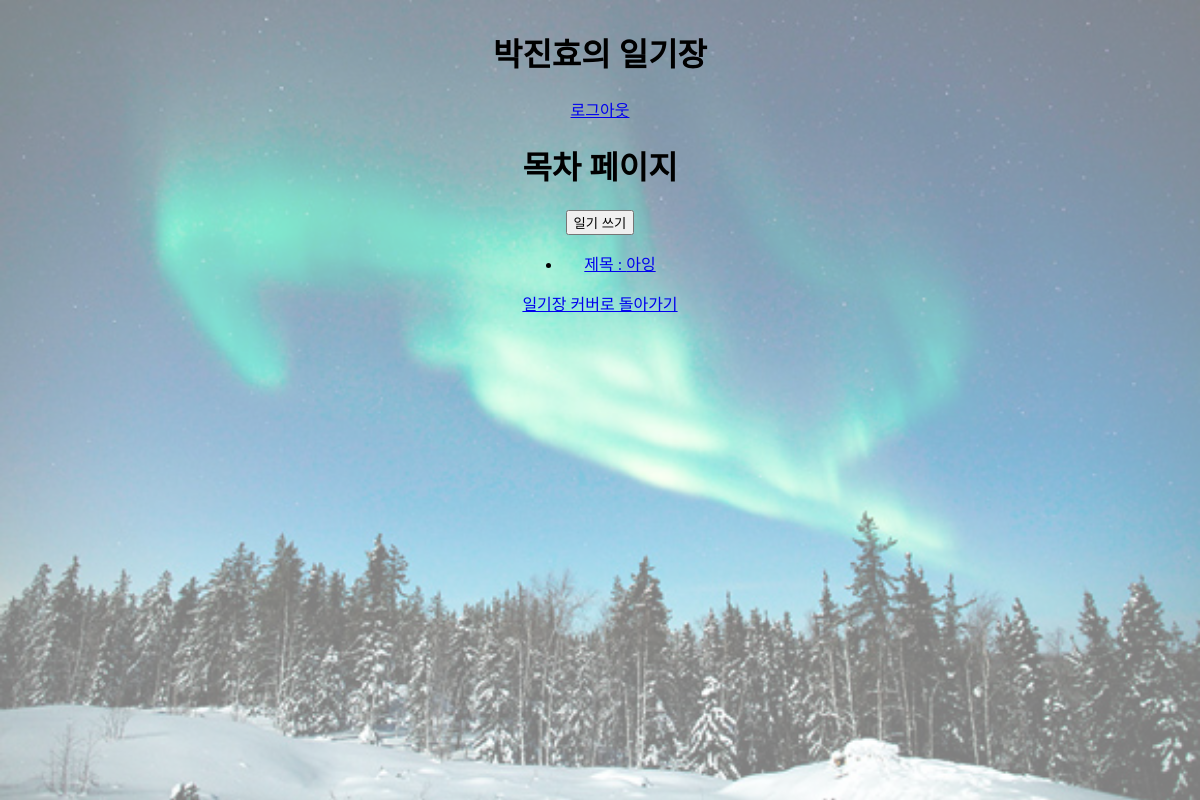
/diaryapp/index/, run on an earlier commit of the app's database.
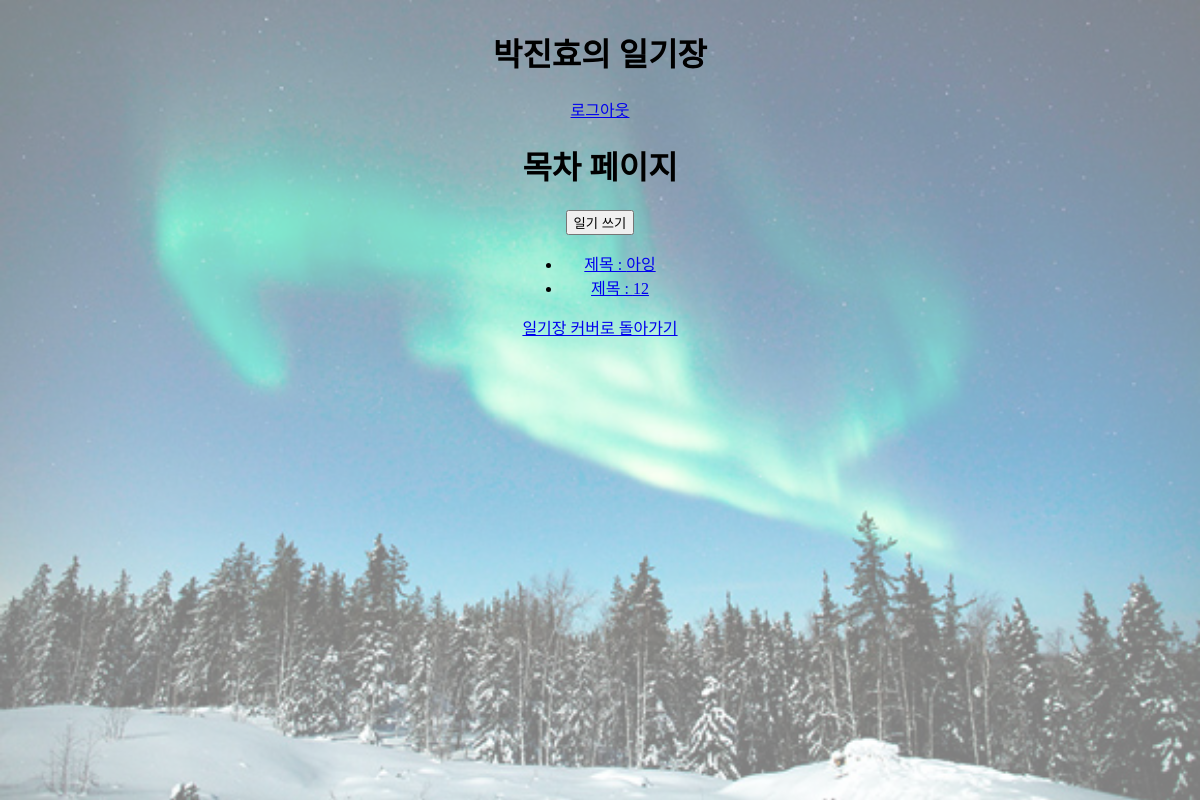
And on a later commit of the database.
### diaryapp/models.py (models this page shows, shortened)
class Diary(models.Model):
    title = models.CharField(max_length=200)
    body = models.TextField()
    image = models.ImageField(upload_to = "diaryapp/", blank = True, null = True)

### diaryapp/views.py (the view)
# urls.py: path('index/', index, name = "index"),
def index(request):
    diary_index = Diary.objects.all()
    return render(request, "index.html", {"diary_index":diary_index})

### diaryapp/templates/index.html
{% extends 'base.html' %}
{% block content %}
    <h1>목차 페이지</h1>
    <a href="{%url 'write'%}"><button>일기 쓰기</button></a>
    <ul>
        {% for diary in diary_index %}
            <li>
                <a href="{%url 'detail' diary.id%}">제목 : {{diary.title}}</a>
            </li>
        {% endfor %}
    </ul>
    <a href="{%url 'cover'%}">일기장 커버로 돌아가기</a>
{% endblock %}

### diaryproject/templates/base.html (shortened to what this page needs)
<!DOCTYPE html>
<html lang="en">
<head>
</head>
<body>
    {%load static%}
    <div class="bgImage"></div>
    <h1>박진효의 일기장</h1>
    <a href="{%url 'logout'%}">로그아웃</a>
     <div class = "container">
        {% block content %}
        {% endblock %}
    </div>
</body>

### diaryproject/templates/base.html (style rules this page uses)
body { text-align: center; }
.bgImage { position: absolute; top: 0; left: 0; z-index: -1; width: 100%; height: 100%; background: center / cover no-repeat url('/static/오로라.png'); opacity: 0.5; }
body { display: flex; flex-direction: column; align-items: center; }

What changed in the data, as far as the page shows it:
added Diary: title "12"
